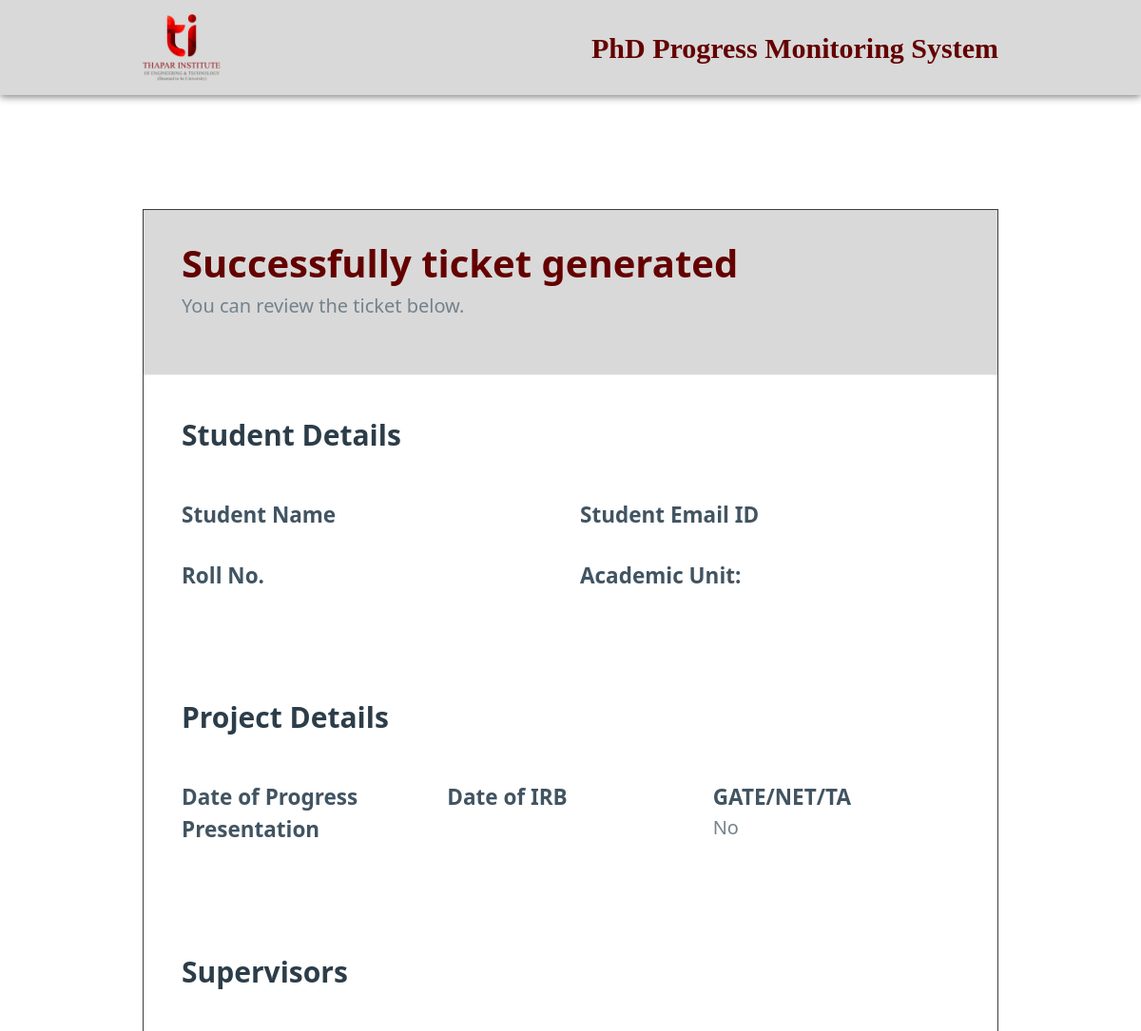
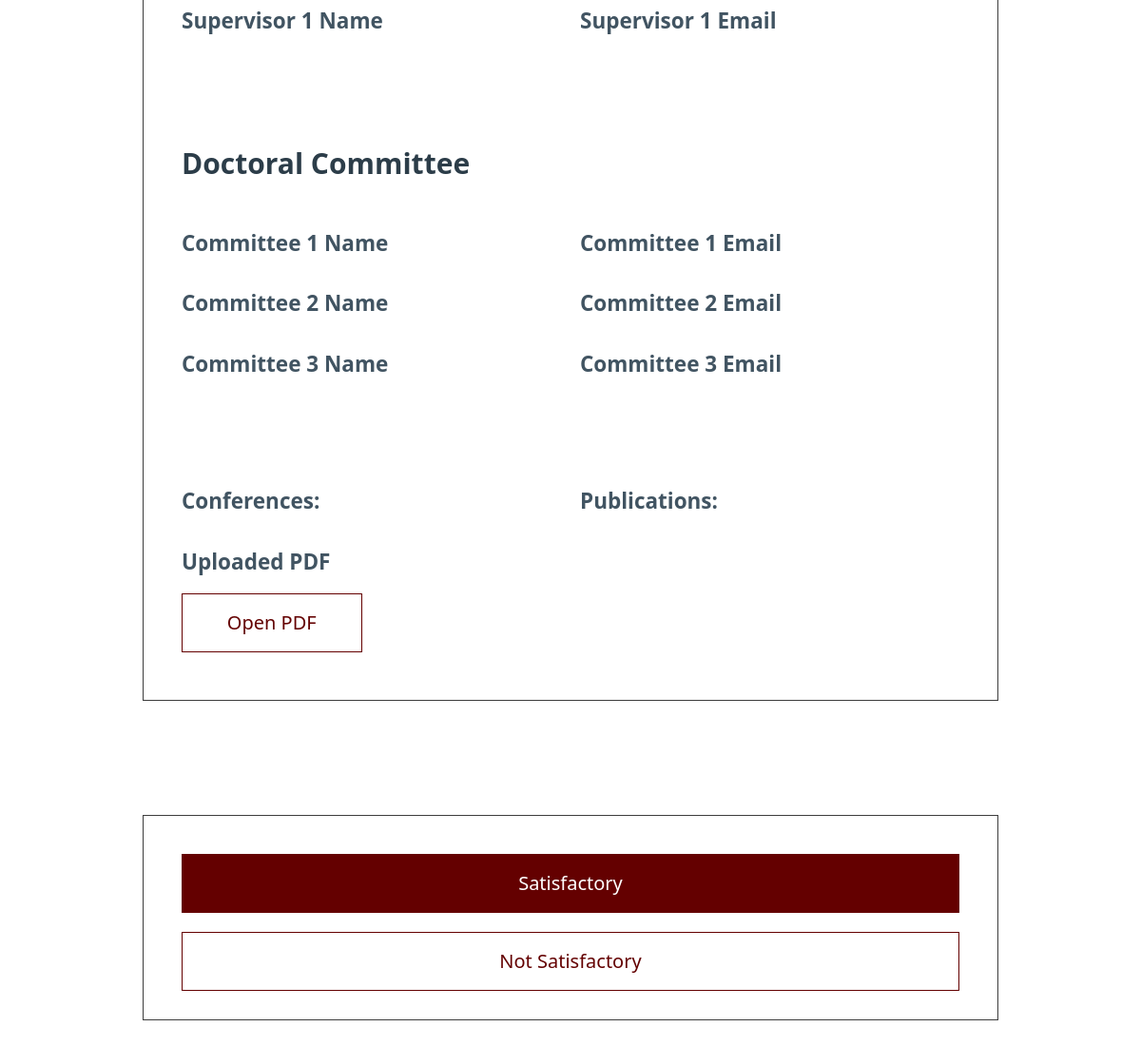
Before: /comm/4/2 with the older database file (2 pictures, top to bottom).
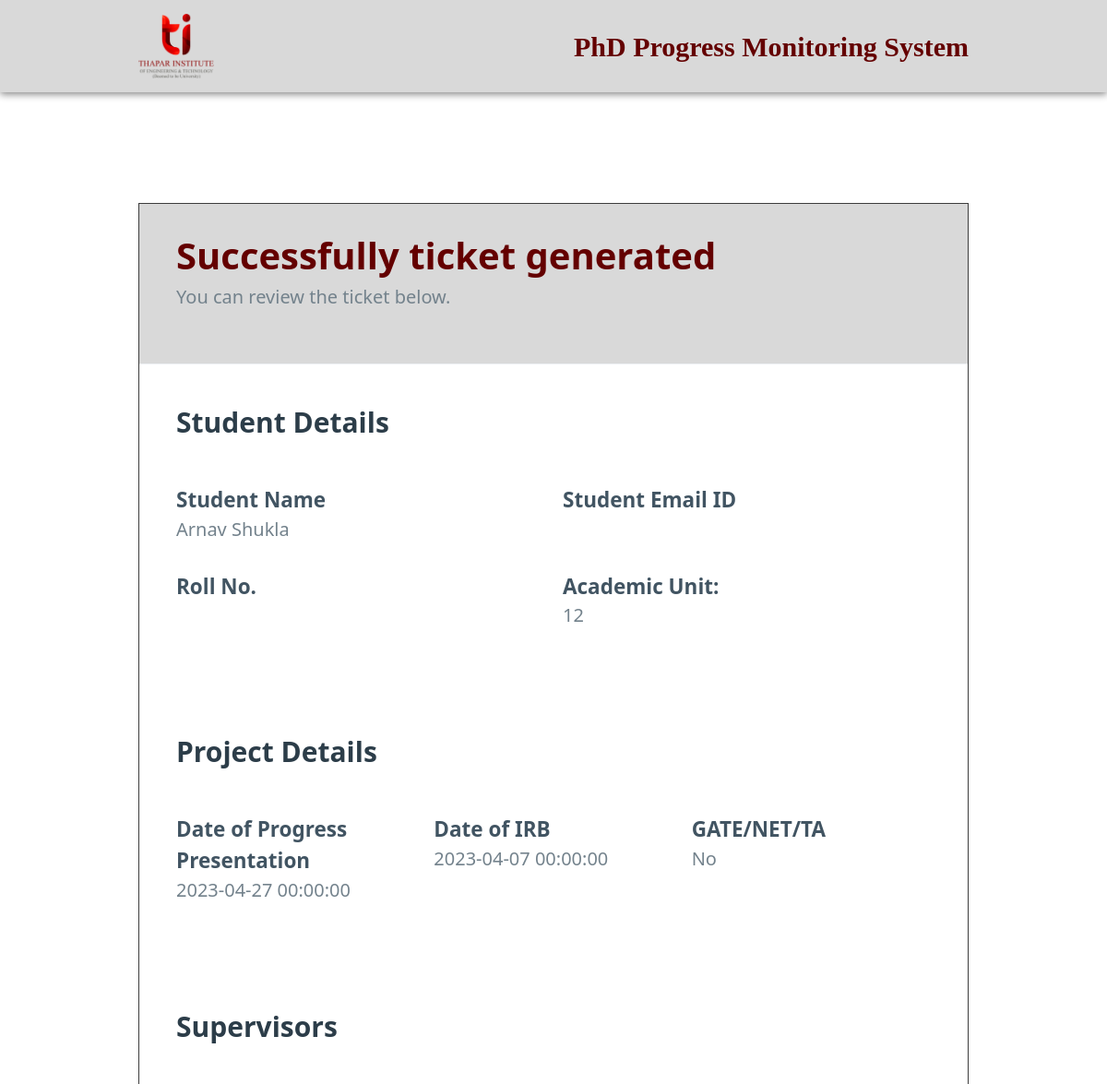
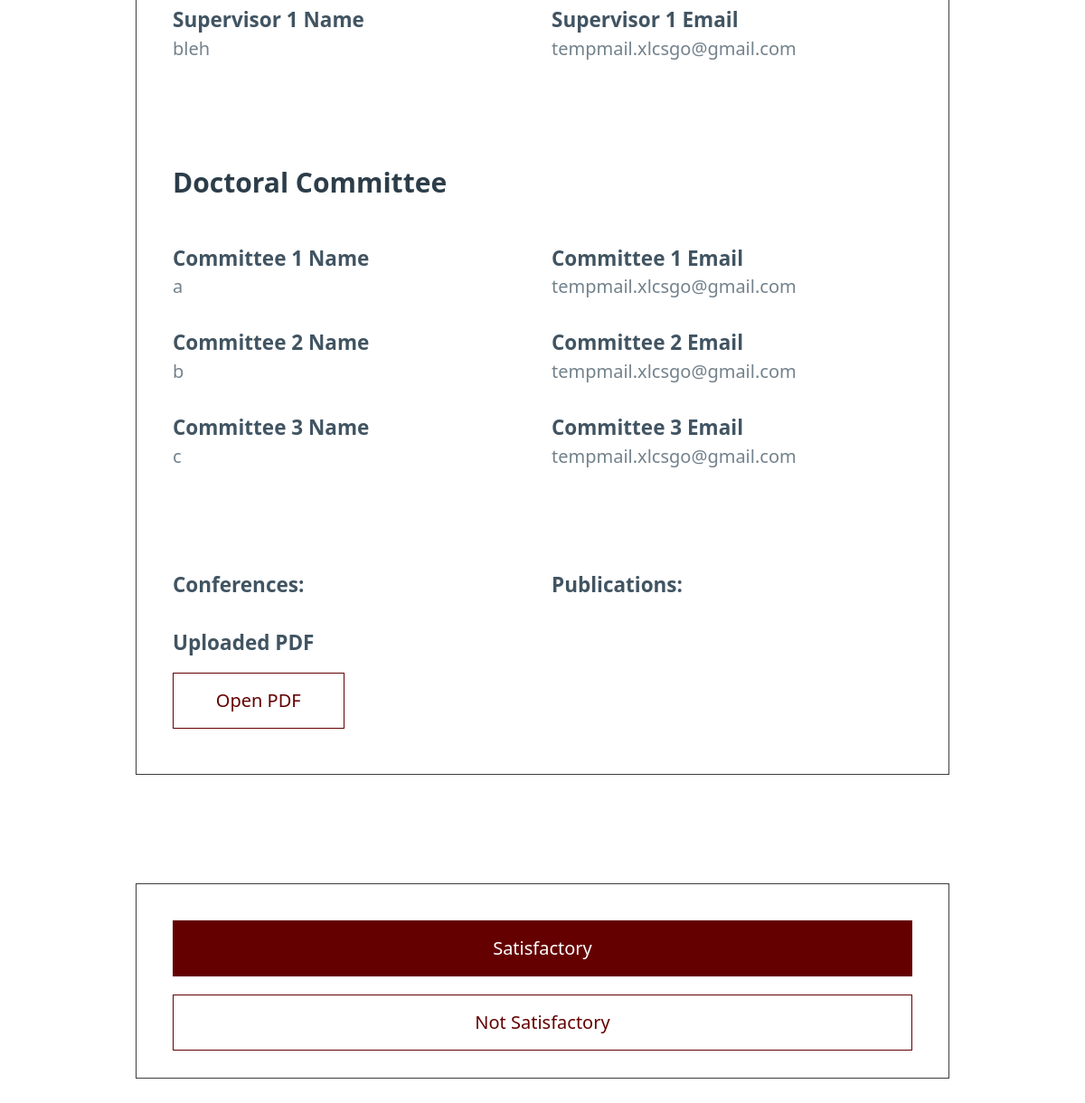
After: the same page with the newer database file (2 pictures, top to bottom).
### app.py (models this page shows)
class Ticket(db.Model):
    Project_ID = db.Column(db.Integer, primary_key=True)
    Roll_No = db.Column(db.String(50), unique=True, nullable=False)
    Student_Name = db.Column(db.String(50), unique=True, nullable=False)
    Student_Email = db.Column(db.String(50), unique=True, nullable=False)
    Au = db.Column(db.String(50), nullable=False)
    Date_Of_Registration = db.Column(db.DateTime, nullable=False)
    Gate = db.Column(db.Boolean, nullable=False)
    Project_Title = db.Column(db.String(50), nullable=False)
    Date_Of_IRB = db.Column(db.DateTime, nullable=False)
    Date_Of_Progress_Presentation = db.Column(db.DateTime, nullable=False)
    File_Path = db.Column(db.String(50), unique=True, nullable=False)
    Publications = db.Column(db.String(50))
    Conferences = db.Column(db.String(50))
    Supervisor1_Name = db.Column(db.String(50))
    Supervisor1_Email = db.Column(db.String(50))
    Supervisor1_Approval = db.Column(db.Boolean)
    Supervisor1_Remarks = db.Column(db.String(100))
    Supervisor1_Marks = db.Column(db.Integer)
    Supervisor2_Name = db.Column(db.String(50))
    Supervisor2_Email = db.Column(db.String(50))
    Supervisor2_Approval = db.Column(db.Boolean)
    Supervisor2_Remarks = db.Column(db.String(100))
    Supervisor2_Marks = db.Column(db.Integer)
    Supervisor3_Name = db.Column(db.String(50))
    Supervisor3_Email = db.Column(db.String(50))
    Supervisor3_Approval = db.Column(db.Boolean)
    Supervisor3_Remarks = db.Column(db.String(100))
    Supervisor3_Marks = db.Column(db.Integer)
    Committee1_Name = db.Column(db.String(50))
    Committee1_Email = db.Column(db.String(50))
    Committee1_Approval = db.Column(db.Boolean)
    Committee1_Remarks = db.Column(db.String(100))
    Committee2_Name = db.Column(db.String(50))
    Committee2_Email = db.Column(db.String(50))
    Committee2_Approval = db.Column(db.Boolean)
    Committee2_Remarks = db.Column(db.String(100))
    Committee3_Name = db.Column(db.String(50))
    Committee3_Email = db.Column(db.String(50))
    Committee3_Approval = db.Column(db.Boolean)
    Committee3_Remarks = db.Column(db.String(100))
    Committee4_Name = db.Column(db.String(50))
    Committee4_Email = db.Column(db.String(50))
    Committee4_Approval = db.Column(db.Boolean)
    Committee4_Remarks = db.Column(db.String(100))
    Committee5_Name = db.Column(db.String(50))
    Committee5_Email = db.Column(db.String(50))
    Committee5_Approval = db.Column(db.Boolean)
    Committee5_Remarks = db.Column(db.String(100))
    Au_Approval = db.Column(db.Boolean)
    Adordc_Approval = db.Column(db.Boolean)
    LastDate = db.Column(db.DateTime, nullable=False)

### app.py (the view, shortened to what this page needs)
@app.route('/comm/4/<Project_ID>', methods=['GET', 'POST'])
def comm4(Project_ID):
    ticket = Ticket.query.filter_by(Project_ID=Project_ID).first()
    return render_template('committee4.html', comm=4, Ticket=ticket, success='')

### templates/committee4.html (shortened to what this page needs)
{% extends "ticket_created.html" %}
{% block form %}
<article class="article">
    <form action="/comm/4/{{ Ticket['Project_ID'] }}" method="post">
        <button class="primary" type="submit" name="submit" value="Approve">Satisfactory</button>
        <button class="secondary" type="submit" name="submit" value="Reject">Not Satisfactory</button>
    </form>
</article>
{% endblock %}

### templates/ticket_created.html (shortened to what the changed rows need)
<!DOCTYPE html>
<html lang="en" data-theme="light">
<head>
    <link rel="stylesheet" href="https://unpkg.com/@picocss/pico@1.*/css/pico.min.css">
</head>
<body>
    <article class="article">
        <header class="header">
            <hgroup>
                <h1> Successfully ticket generated</h1>
                <h2>You can review the ticket below.</h2>
            </hgroup>
        </header>
        <main class="container">
            <section class="student-details">
                <div class="grid">
                    <div>
                        <hgroup>
                            <h5>Student Name</h5>
                            <h6>{{ Ticket['Student_Name'] }}</h6>
                        </hgroup>
                    </div>
                </div>
                <div class="grid">
                    <div>
                        <hgroup>
                            <h5>Academic Unit:</h5>
                            <h6>{{ Ticket['Au'] }}</h6>
                        </hgroup>
                    </div>
                </div>
            </section>
            <section class="project-details">
                <div class="grid">
                    <div>
                        <hgroup>
                            <h5>Date of Progress Presentation</h5>
                            <h6>{{ Ticket['Date_Of_Progress_Presentation'] }}</h6>
                        </hgroup>
                    </div>
                    <div>
                        <hgroup>
                            <h5>Date of IRB</h5>
                            <h6>{{ Ticket['Date_Of_IRB'] }}</h6>
                        </hgroup>
                    </div>
                </div>
            </section>
            <section class="supervisors">
                <div class="grid">
                    <div>
                        <hgroup>
                            <h5>Supervisor 1 Name</h5>
                            <h6>{{ Ticket['Supervisor1_Name'] }}</h6>
                        </hgroup>
                    </div>
                    <div>
                        <hgroup>
                            <h5>Supervisor 1 Email</h5>
                            <h6>{{ Ticket['Supervisor1_Email'] }}</h6>
                        </hgroup>
                    </div>
                </div>
            </section>
            <section class="committee">
                <div class="grid">
                    <div>
                        <hgroup>
                            <h5>Committee 1 Name</h5>
                            <h6>{{ Ticket['Committee1_Name'] }}</h6>
                        </hgroup>
                    </div>
                    <div>
                        <hgroup>
                            <h5>Committee 1 Email</h5>
                            <h6>{{ Ticket['Committee1_Email'] }}</h6>
                        </hgroup>
                    </div>
                </div>
                <div class="grid">
                    <div>
                        <hgroup>
                            <h5>Committee 2 Name</h5>
                            <h6>{{ Ticket['Committee2_Name'] }}</h6>
                        </hgroup>
                    </div>
                    <div>
                        <hgroup>
                            <h5>Committee 2 Email</h5>
                            <h6>{{ Ticket['Committee2_Email'] }}</h6>
                        </hgroup>
                    </div>
                </div>
                <div class="grid">
                    <div>
                        <hgroup>
                            <h5>Committee 3 Name</h5>
                            <h6>{{ Ticket['Committee3_Name'] }}</h6>
                        </hgroup>
                    </div>
                    <div>
                        <hgroup>
                            <h5>Committee 3 Email</h5>
                            <h6>{{ Ticket['Committee3_Email'] }}</h6>
                        </hgroup>
                    </div>
                </div>
            </section>
        </main>
    </article>
</body>
</html>

Changed rows visible on the page:
added Ticket: Student_Name "Arnav Shukla", Au "12", Date_Of_Progress_Presentation "2023-04-27 00:00:00", Date_Of_IRB "2023-04-07 00:00:00", Supervisor1_Name "bleh", Supervisor1_Email "tempmail.xlcsgo@gmail.com", Committee1_Name "a", Committee1_Email "tempmail.xlcsgo@gmail.com", Committee2_Name "b", Committee2_Email "tempmail.xlcsgo@gmail.com", Committee3_Name "c", Committee3_Email "tempmail.xlcsgo@gmail.com"
